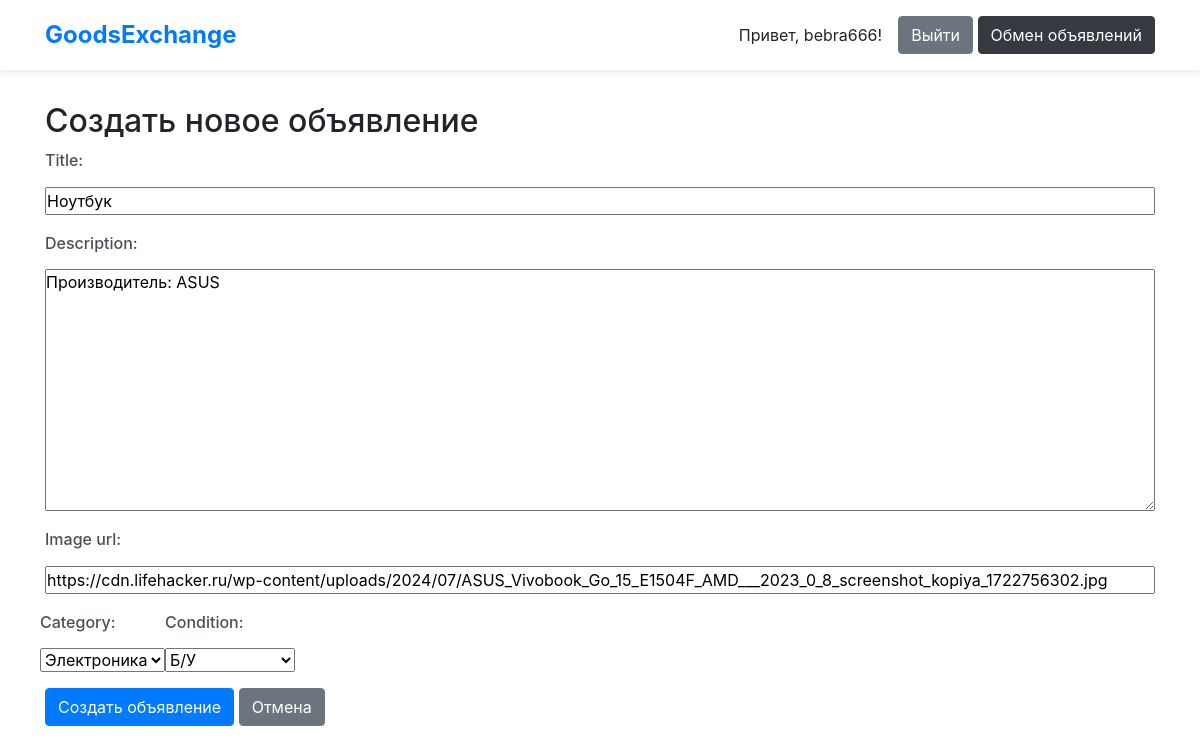
/ad/4/edit/ (signed in), run on the app's committed database.
### exchange_app/models.py (models this page shows, shortened)
class Ad(models.Model):
    CATEGORY_CHOICES = [
        ('electronics', 'Электроника'),
        ('books', 'Книги'),
        ('clothing', 'Одежда'),
        ('other', 'Другое'),
    ]
    CONDITION_CHOICES = [
        ('new', 'Новый'),
        ('used', 'Б/У'),
        ('broken', 'Неисправный'),
    ]
    user = models.ForeignKey(User, on_delete=models.CASCADE)
    title = models.CharField(max_length=200)
    description = models.TextField()
    image_url = models.URLField(blank=True, null=True)
    category = models.CharField(max_length=50, choices=CATEGORY_CHOICES)
    condition = models.CharField(max_length=50, choices=CONDITION_CHOICES)
    created_at = models.DateTimeField(auto_now_add=True)

### exchange_app/views.py (the view)
# urls.py: path('ad/<int:pk>/edit/', AdUpdateView.as_view(), name='ad-update'),
class AdUpdateView(UpdateView):
    model = Ad
    fields = ['title', 'description', 'image_url', 'category', 'condition']
    template_name = 'ad/ad_form.html'
    success_url = reverse_lazy('ad-list')
    def dispatch(self, request, *args, **kwargs):
        ad = self.get_object()
        if ad.user != request.user:
            raise PermissionDenied
        return super().dispatch(request, *args, **kwargs)

### exchange_app/templates/Ad/ad_form.html (shortened to what this page needs)
{% extends 'base.html' %}
{% block content %}
<h2>Создать новое объявление</h2>
<form method="post" enctype="multipart/form-data">
    <div class="form-group">
        {{ form.title.label_tag }}
        {{ form.title }}
    </div>
    <div class="form-group">
        {{ form.description.label_tag }}
        {{ form.description }}
    </div>
    <div class="form-group">
        {{ form.image_url.label_tag }}
        {{ form.image_url }}
    </div>
    <div class="form-row">
        <div class="form-group">
            {{ form.category.label_tag }}
            {{ form.category }}
        </div>
        <div class="form-group">
            {{ form.condition.label_tag }}
            {{ form.condition }}
        </div>
    </div>
    <button type="submit" class="btn btn-primary">Создать объявление</button>
    <a href="{% url 'ad-list' %}" class="btn btn-secondary">Отмена</a>
</form>
{% endblock %}

### exchange_app/templates/base.html (shortened to what this page needs)
<!DOCTYPE html>
<html lang="ru">
<head>
    <link rel="stylesheet" href="https://stackpath.bootstrapcdn.com/bootstrap/4.5.2/css/bootstrap.min.css">
</head>
<body>
    <header>
        <div class="container">
            <div class="header-content">
                <a href="/" class="brand">GoodsExchange</a>
                <div class="auth-links">
                    {% if user.is_authenticated %}
                        <span>Привет, {{ user.username }}!</span>
                        <form action="{% url 'logout' %}" method="post">
                            <button type="submit" class="btn btn-secondary">Выйти</button>
                            <a href="{% url 'proposal-list' %}" class="btn btn-dark">Обмен объявлений</a>
                        </form>
                    {% else %}
                        <a href="{% url 'login' %}" class="btn btn-primary">Войти</a>
                        <a href="{% url 'signup' %}" class="btn btn-secondary">Регистрация</a>
                    {% endif %}
                </div>
            </div>
        </div>
    </header>
    <main class="container">
        {% block content %}{% endblock %}
    </main>
</body>
</html>

### exchange_app/templates/base.html (style rules this page uses)
:root { --primary: #4a90e2; --secondary: #6c757d; --success: #28a745; --light: #f8f9fa; --dark: #343a40; --border-radius: 8px; --box-shadow: 0 2px 8px rgba(0,0,0,0.1); }
.form-group { display: flex; flex-direction: column; gap: 0.4rem; }
* { box-sizing: border-box; margin: 0; padding: 0; font-family: -apple-system, BlinkMacSystemFont, 'Segoe UI', Roboto, sans-serif; }
body { background-color: #f4f6f8; line-height: 1.6; color: var(--dark); }
.container { max-width: 1200px; margin: 0 auto; padding: 0 20px; }
header { background: white; box-shadow: var(--box-shadow); padding: 1rem 0; margin-bottom: 2rem; }
.header-content { display: flex; justify-content: space-between; align-items: center; }
.brand { font-size: 1.5rem; font-weight: 700; color: var(--primary); text-decoration: none; }
.auth-links { display: flex; gap: 1rem; align-items: center; }
.btn { display: inline-flex; align-items: center; padding: 0.6rem 1.2rem; border-radius: var(--border-radius); text-decoration: none; transition: all 0.2s ease; font-weight: 500; }
.btn-primary { background: var(--primary); color: white; border: 2px solid var(--primary); }
.btn-secondary { background: var(--secondary); color: white; border: 2px solid var(--secondary); }
.form-group { margin-bottom: 1.2rem; }
.form-group label { display: block; margin-bottom: 0.5rem; font-weight: 500; color: #495057; }

### data on the page
Ad: title "Ноутбук", description "Производитель: ASUS", image_url "https://cdn.lifehacker.ru/wp-content/uploads/2024/07/ASUS_Vivobook_Go_15_E1504F_AMD___2023_0_8_screenshot_kopiya_1722756302.jpg", category "Электроника", condition "Б/У"

### other printed values
{{ user.username }} "bebra666"
